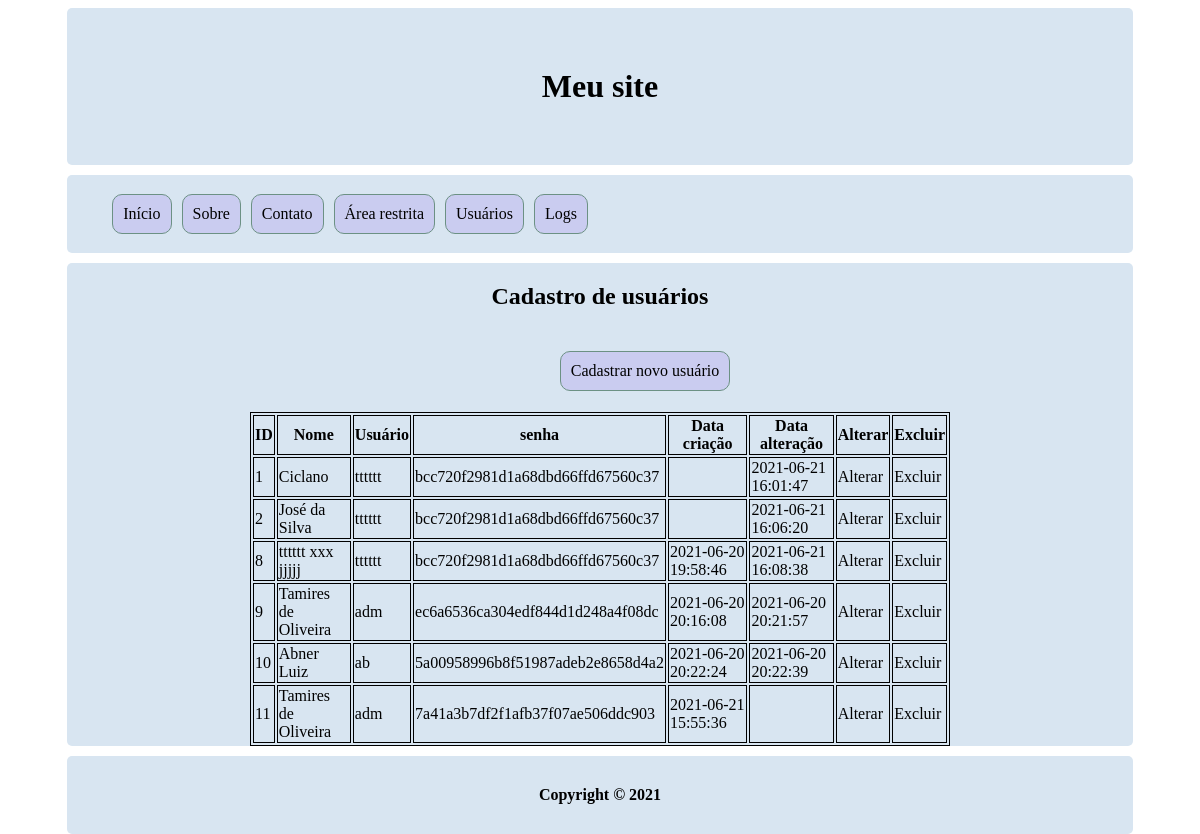
The app's page /?pg=usuario/usuarios (signed in) with its own data.
### tables this page shows
CREATE TABLE `usuarios` (
  `id` int NOT NULL AUTO_INCREMENT,
  `nome` varchar(100) DEFAULT NULL,
  `usuario` varchar(45) DEFAULT NULL,
  `senha` varchar(200) DEFAULT NULL,
  `data_hora_criacao` datetime DEFAULT NULL,
  `data_hora_atualizacao` datetime DEFAULT NULL,
  PRIMARY KEY (`id`)
);

### paginas/usuario/usuarios.php (the view)
<?php
$sql = "SELECT * FROM usuarios";
$result = $conn->query($sql, PDO::FETCH_ASSOC);
?>
<h2>Cadastro de usuários</h2>
<div class="menu-usuarios">
    <ul>
        <a href="?pg=usuario/cadastrar_usuario"><li>Cadastrar novo usuário</li></a>
    </ul>
</div>
<table>
    <tr>
        <th>ID</th>
        <th>Nome</th>
        <th>Usuário</th>
        <th>senha</th>
        <th>Data criação</th>
        <th>Data alteração</th>
        <th>Alterar</th>
        <th>Excluir</th>
    </tr>
    <?php
        while($linha = $result->fetch()){
    ?>
        <tr>
            <?php
                foreach($linha as $chave => $valor){
            ?>
                <td><?= $valor ?></td>
            <?php
                }
            ?>
            <td>
            <a href="?pg=usuario/alterar_usuario&id=<?= $linha['id'] ?>">Alterar</a>
            </td>
            <td>
            <a href="?pg=usuario/excluir_usuario&id=<?= $linha['id'] ?>">Excluir</a>
            </td>
        </tr>
    <?php
        }
    ?>
</table>

### css/estilo.css (style rules this page uses)
table { width: 700px; margin: 0 auto; }
table, td, th { border: solid 1px #000; }
ul { list-style: none; display: flex; }
ul li { border: 1px solid rgb(108, 145, 132); margin: 5px; padding: 10px; border-radius: 10px; background-color: rgb(202, 204, 240); }
a { text-decoration: none; color: #000; }
.menu-usuarios { text-align: center; padding-left: 42%; }

### records on screen
usuarios: id "1", nome "Ciclano", usuario "tttttt", senha "bcc720f2981d1a68dbd66ffd67560c37", data_hora_atualizacao "2021-06-21 16:01:47"
usuarios: id "2", nome "José da Silva", usuario "tttttt", senha "bcc720f2981d1a68dbd66ffd67560c37", data_hora_atualizacao "2021-06-21 16:06:20"
usuarios: id "8", nome "tttttt xxx jjjjj", usuario "tttttt", senha "bcc720f2981d1a68dbd66ffd67560c37", data_hora_criacao "2021-06-20 19:58:46", data_hora_atualizacao "2021-06-21 16:08:38"
usuarios: id "9", nome "Tamires de Oliveira", usuario "adm", senha "ec6a6536ca304edf844d1d248a4f08dc", data_hora_criacao "2021-06-20 20:16:08", data_hora_atualizacao "2021-06-20 20:21:57"
usuarios: id "10", nome "Abner Luiz", usuario "ab", senha "5a00958996b8f51987adeb2e8658d4a2", data_hora_criacao "2021-06-20 20:22:24", data_hora_atualizacao "2021-06-20 20:22:39"
usuarios: id "11", nome "Tamires de Oliveira", usuario "adm", senha "7a41a3b7df2f1afb37f07ae506ddc903", data_hora_criacao "2021-06-21 15:55:36"
